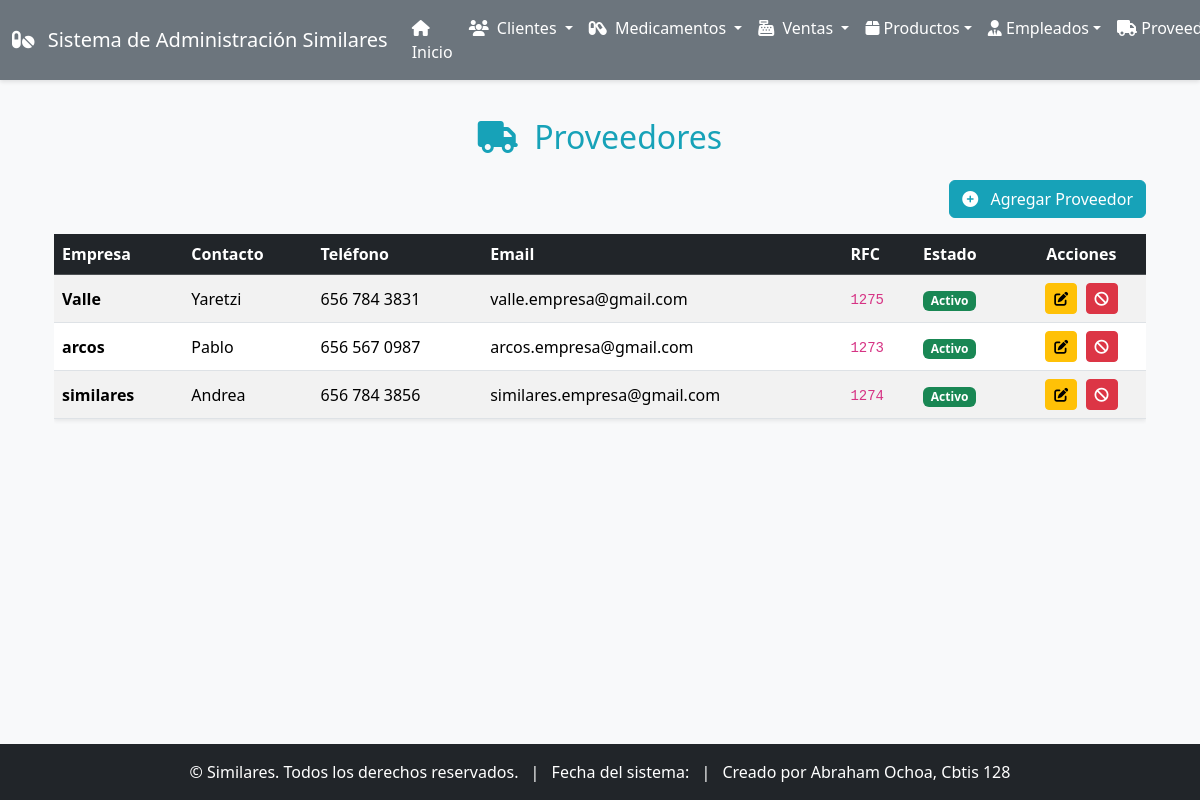
Screenshot of /proveedores/ with the database file from the repository.
### app_Similares/models.py (models this page shows, shortened)
class Proveedor(models.Model):
    nombre_empresa = models.CharField(max_length=100, verbose_name="Nombre de la Empresa")
    contacto = models.CharField(max_length=100, verbose_name="Persona de Contacto")
    telefono = models.CharField(max_length=15, verbose_name="Teléfono")
    email = models.EmailField(verbose_name="Email")
    direccion = models.TextField(verbose_name="Dirección")
    rfc = models.CharField(max_length=13, verbose_name="RFC")
    fecha_registro = models.DateField(auto_now_add=True, verbose_name="Fecha de Registro")
    activo = models.BooleanField(default=True, verbose_name="Activo")
    class Meta:
        verbose_name = "Proveedor"
        verbose_name_plural = "Proveedores"

### app_Similares/views.py (the view)
# urls.py: path('proveedores/', views.ver_proveedores, name='ver_proveedores'),
def ver_proveedores(request):
    proveedores = Proveedor.objects.filter(activo=True).order_by('nombre_empresa')
    return render(request, 'app_Similares/proveedores/ver_proveedores.html', {'proveedores': proveedores})

### app_Similares/templates/app_Similares/proveedores/ver_proveedores.html (shortened to what this page needs)
{% extends 'app_Similares/base.html' %}
{% block content %}
<div class="container mt-4">
    <h2 class="mb-4 text-center" style="color: #17a2b8;"><i class="fas fa-truck me-2"></i> Proveedores</h2>
    <div class="text-end mb-3">
        <a href="{% url 'agregar_proveedor' %}" class="btn btn-info text-white">
            <i class="fas fa-plus-circle me-2"></i> Agregar Proveedor
        </a>
    </div>
    {% if proveedores %}
    <div class="table-responsive">
        <table class="table table-striped table-hover align-middle">
            <thead class="table-dark">
                <tr>
                    <th>Empresa</th>
                    <th>Contacto</th>
                    <th>Teléfono</th>
                    <th>Email</th>
                    <th>RFC</th>
                    <th>Estado</th>
                    <th class="text-center">Acciones</th>
                </tr>
            </thead>
            <tbody>
                {% for p in proveedores %}
                <tr>
                    <td><strong>{{ p.nombre_empresa }}</strong></td>
                    <td>{{ p.contacto }}</td>
                    <td>{{ p.telefono }}</td>
                    <td>{{ p.email }}</td>
                    <td><code>{{ p.rfc }}</code></td>
                    <td>
                        {% if p.activo %}
                        <span class="badge bg-success">Activo</span>
                        {% else %}
                        <span class="badge bg-secondary">Inactivo</span>
                        {% endif %}
                    </td>
                    <td class="text-center">
                        <a href="{% url 'actualizar_proveedor' p.pk %}" class="btn btn-warning btn-sm me-1" title="Editar">
                            <i class="fas fa-edit"></i>
                        </a>
                        <a href="{% url 'borrar_proveedor' p.pk %}" class="btn btn-danger btn-sm" title="Desactivar"
                        onclick="return confirm('¿Desactivar proveedor?')">
                            <i class="fas fa-ban"></i>
                        </a>
                    </td>
                </tr>
                {% endfor %}
            </tbody>
        </table>
    </div>
    {% else %}
    <div class="alert alert-info text-center">
        No hay proveedores activos. <a href="{% url 'agregar_proveedor' %}">¡Registra uno!</a>
    </div>
    {% endif %}
</div>
{% endblock %}

### app_Similares/templates/app_Similares/base.html (style rules this page uses)
body { display: flex; flex-direction: column; min-height: 100vh; background-color: #f8f9fa; }
.table { background-color: #ffffff; box-shadow: 0 0.125rem 0.25rem rgba(0,0,0,.075); }
.table-striped tbody tr:nth-of-type(odd) { background-color: rgba(0,0,0,.05); }
.btn-info { background-color: #17a2b8; border-color: #17a2b8; }
.btn-warning { background-color: #ffc107; border-color: #ffc107; }
.btn-danger { background-color: #dc3545; border-color: #dc3545; }

### rows the page displays
Proveedor: nombre_empresa "Valle", contacto "Yaretzi", telefono "656 784 3831", email "valle.empresa@gmail.com", rfc "1275", activo "Activo"
Proveedor: nombre_empresa "arcos", contacto "Pablo", telefono "656 567 0987", email "arcos.empresa@gmail.com", rfc "1273", activo "Activo"
Proveedor: nombre_empresa "similares", contacto "Andrea", telefono "656 784 3856", email "similares.empresa@gmail.com", rfc "1274", activo "Activo"
